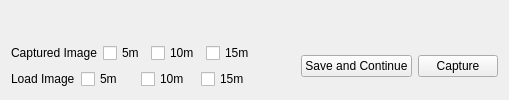
            <widget class="QWidget" name="page_biaoding">
             <layout class="QVBoxLayout" name="verticalLayout_8" stretch="1,0">
              <item>
               <widget class="MatView" name="matLeft_debugBiaoding" native="true"/>
              </item>
              <item>
               <layout class="QHBoxLayout" name="horizontalLayout_14">
                <item>
                 <layout class="QVBoxLayout" name="verticalLayout_5">
                  <item>
                   <layout class="QHBoxLayout" name="horizontalLayout_12">
                    <item>
                     <widget class="QLabel" name="label_32">
                      <property name="text">
                       <string>Captured Image</string>
                      </property>
                     </widget>
                    </item>
                    <item>
                     <widget class="QCheckBox" name="checkBox_yp5m">
                      <property name="text">
                       <string>5m</string>
                      </property>
                      <property name="checkable">
                       <bool>true</bool>
                      </property>
                      <property name="checked">
                       <bool>false</bool>
                      </property>
                     </widget>
                    </item>
                    <item>
                     <widget class="QCheckBox" name="checkBox_yp10m">
                      <property name="text">
                       <string>10m</string>
                      </property>
                      <property name="checkable">
                       <bool>true</bool>
                      </property>
                      <property name="checked">
                       <bool>false</bool>
                      </property>
                     </widget>
                    </item>
                    <item>
                     <widget class="QCheckBox" name="checkBox_yp15m">
                      <property name="text">
                       <string>15m</string>
                      </property>
                      <property name="checkable">
                       <bool>true</bool>
                      </property>
                      <property name="checked">
                       <bool>false</bool>
                      </property>
                     </widget>
                    </item>
                   </layout>
                  </item>
                  <item>
                   <layout class="QHBoxLayout" name="horizontalLayout_13">
                    <item>
                     <widget class="QLabel" name="label_loadImage">
                      <property name="text">
                       <string>Load Image</string>
                      </property>
                     </widget>
                    </item>
                    <item>
                     <widget class="ActionOnlyCheckBox" name="checkBox_load5m">
                      <property name="text">
                       <string>5m</string>
                      </property>
                      <property name="checkable">
                       <bool>true</bool>
                      </property>
                      <property name="checked">
                       <bool>false</bool>
                      </property>
                     </widget>
                    </item>
                    <item>
                     <widget class="ActionOnlyCheckBox" name="checkBox_load10m">
                      <property name="text">
                       <string>10m</string>
                      </property>
                      <property name="checkable">
                       <bool>true</bool>
                      </property>
                      <property name="checked">
                       <bool>false</bool>
                      </property>
                     </widget>
                    </item>
                    <item>
                     <widget class="ActionOnlyCheckBox" name="checkBox_load15m">
                      <property name="text">
                       <string>15m</string>
                      </property>
                      <property name="checkable">
                       <bool>true</bool>
                      </property>
                      <property name="checked">
                       <bool>false</bool>
                      </property>
                     </widget>
                    </item>
                   </layout>
                  </item>
                 </layout>
                </item>
                <item>
                 <spacer name="horizontalSpacer_5">
                  <property name="orientation">
                   <enum>Qt::Horizontal</enum>
                  </property>
                  <property name="sizeHint" stdset="0">
                   <size>
                    <width>40</width>
                    <height>20</height>
                   </size>
                  </property>
                 </spacer>
                </item>
                <item>
                 <widget class="QPushButton" name="btnSave_biaoding">
                  <property name="text">
                   <string>Save and Continue</string>
                  </property>
                 </widget>
                </item>
                <item>
                 <widget class="QPushButton" name="btn_takePhoto">
                  <property name="text">
                   <string>Capture</string>
                  </property>
                 </widget>
                </item>
               </layout>
              </item>
             </layout>
            </widget>
